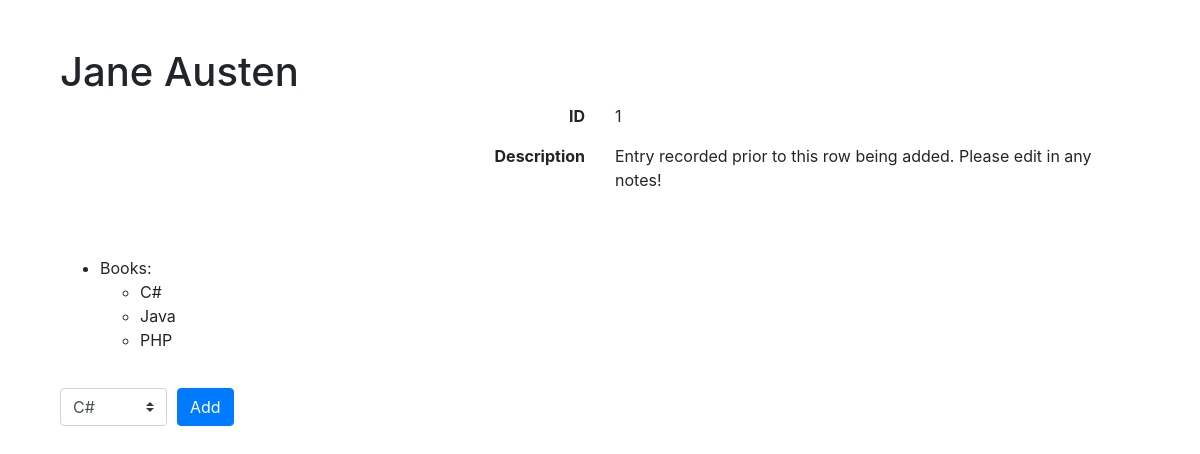
Screenshot of /authors/1 with the database file from the repository.
### books_authors_app/models.py (models this page shows, shortened)
class Author(models.Model):
    first_name = models.CharField(max_length=45)
    last_name = models.CharField(max_length=45)
    notes = models.TextField()
    books = models.ManyToManyField(Book, related_name="Author")
    created_at = models.DateTimeField(auto_now_add=True)
    updated_at = models.DateTimeField(auto_now=True)

class Book(models.Model):
    title = models.CharField(max_length=255)
    desc = models.TextField()
    created_at = models.DateTimeField(auto_now_add=True)
    updated_at = models.DateTimeField(auto_now=True)

### books_authors_app/views.py (the view)
# urls.py: path('authors/<int:authid>', views.authview, name='authview'),
def authview(request, authid):
    context = {
        "bookinfo" : Book.objects.all(),
        "authorinfo" : Author.objects.get(id=authid),
    }
    return render(request, 'html/authview.html', context)

### books_authors_app/templates/html/authview.html (shortened to what this page needs)
{% extends "html/base.html" %}
{% block content %}
<div class="col mt-5">
    <h1>{{ authorinfo.first_name }} {{ authorinfo.last_name }}</h1>
    <div class="row justify-content-end">
        <div class="col text-right">
            <p class="font-weight-bold">ID</p>
        </div>
        <div class="col">
            <p>{{ authorinfo.id }}</p>
        </div>
    </div>
    <div class="row justify-content-end">
        <div class="col text-right">
            <p class="font-weight-bold">Description</p>
        </div>
        <div class="col">
            <p>{{ authorinfo.notes }}</p>
        </div>
    </div>
<ul class="mt-5">
    <li>Books:
        <ul>
{% for book in authorinfo.books.all %}
            <li>{{ book.title }}</li>
{% endfor %}
        </ul>
    </li>
</ul>
<form action="{% url 'addabook' %}" method="POST" class="pt-3">
    <div class="form-row align-items-center">
        <div class="col-auto my-1">
        <select class="custom-select mr-sm-2" id="bookadd" name="bookadd">
            {% for book in bookinfo %}
            <option value="{{ book.id }} ">{{ book.title }}</option>
            {% endfor %}
        </select>
        </div>
        <div class="col-auto my-1">
            <button type="submit" class="btn btn-primary">Add</button>
        </div>
    </div>
</form>
</div>
{% endblock %}

### rows the page displays
Author: first_name "Jane", last_name "Austen", id "1", notes "Entry recorded prior to this row being added. Please edit in any notes!"
Book: title "C#"
Book: title "Java"
Book: title "PHP"

### other values shown
form field bookadd "C#"
